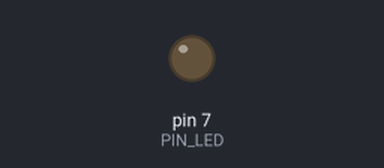
A sketch run on a simulated Arduino Uno, built with avr-gcc and run on an emulated ATmega328P. Parts: output pins drawn as LEDs (lit = HIGH). At 2.0 s the program stops and its outputs stay as they are.

Above: at 0.1 s.
At 2.1 s:
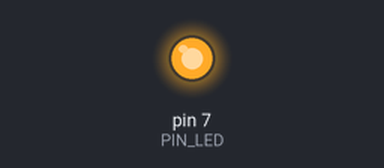
Timing chart, 0 to 3.5 s (numbered marks = the images above):
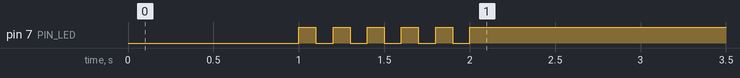

Measured:
- by itself, pin 7 (PIN_LED): alternates HIGH for 0.10 s and LOW for 0.10 s, 10 changes in all, then stays HIGH

The sketch:

05_practice_2.ino
```cpp
#define PIN_LED 7
bool on,off;

void setup(){
  pinMode(PIN_LED, OUTPUT);
  Serial.begin(115200); //Initialize serial port
  while (!Serial){
    ;//wait for serial port to connect.
  }
  on=false;
  off=true;
  digitalWrite(PIN_LED,on);
  delay(1000);
  for(int i=1;i<=5;i++){
    digitalWrite(PIN_LED, off);
    delay(100);
    digitalWrite(PIN_LED, on);
    delay(100);
  }
}

void loop(){
  while(1){
    digitalWrite(PIN_LED, off);
    }
 }
```
